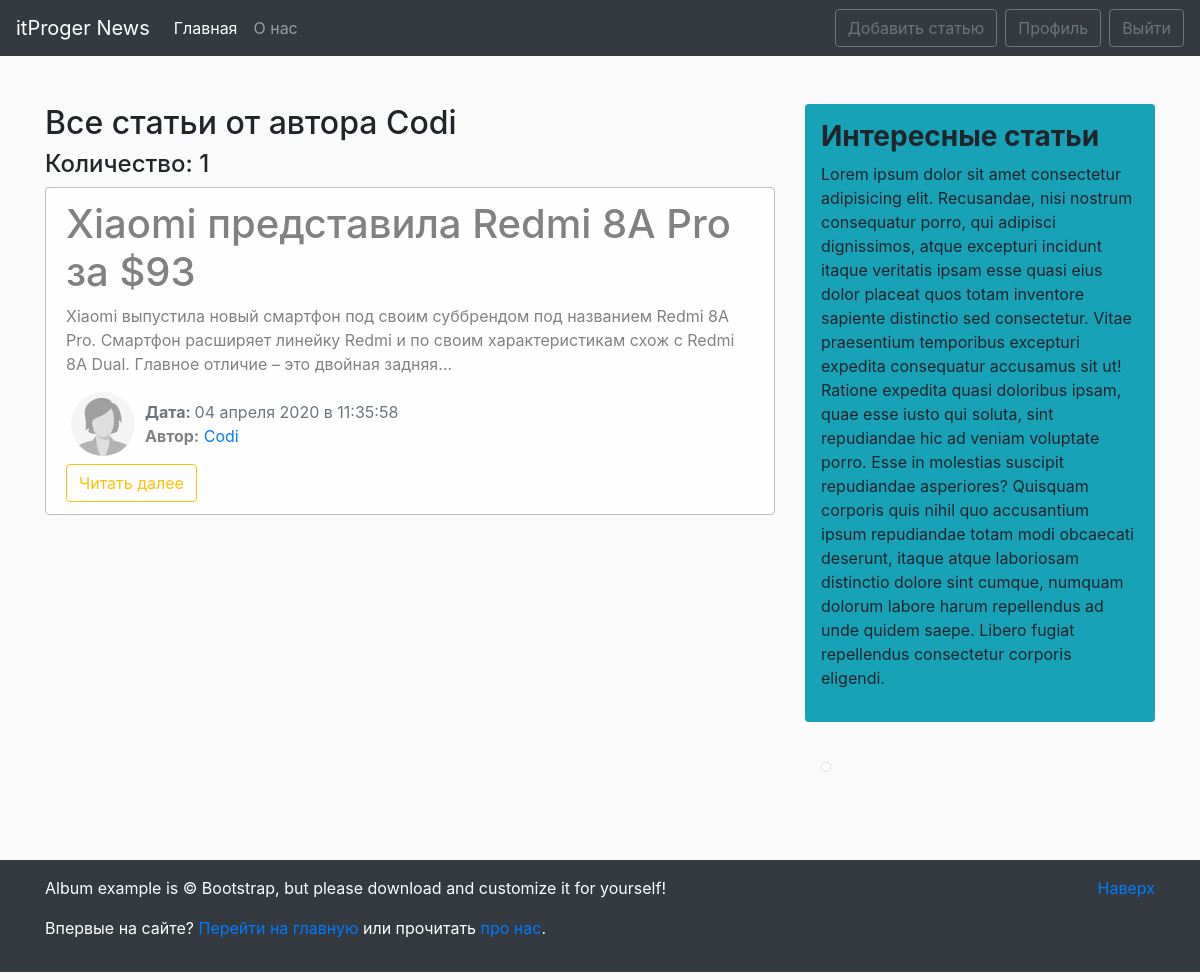
Screenshot of /user/Codi/ (signed in) with the database file from the repository.
### blog/models.py (models this page shows, shortened)
class News(models.Model):
    title = models.CharField(max_length=100)
    text = models.TextField()
    date = models.DateTimeField(default=timezone.now)
    author = models.ForeignKey(User, on_delete=models.CASCADE)

### blog/views.py (the view)
# urls.py: path('user/<str:username>/', views.UserAllNewsView.as_view(), name="user-news"),
class UserAllNewsView(ListView):
    model = News
    template_name = 'blog/user_news.html'
    context_object_name = 'news'
    paginate_by = 5             #количество статей на странице
    def get_queryset(self):
        user = get_object_or_404(User, username=self.kwargs.get('username'))
        return News.objects.filter(author=user).order_by('-date')
    def get_context_data(self, **kwards):
        ctx = super(UserAllNewsView, self).get_context_data(**kwards)
        ctx['title'] = f'Все статьи от пользователя {self.kwargs.get("username")}'
        return ctx

### blog/templates/blog/user_news.html (shortened to what this page needs)
{% extends 'blog/main.html' %}
{% block main_section %}
    <h2>Все статьи от автора {{ view.kwargs.username }}</h2>
    <h4>Количество: {{ page_obj.paginator.count }}</h4>
    {% for post in news %}
        <div class="alert alert-light">
            <h1>{{ post.title }}</h1>
            <p>{{ post.text|striptags|truncatechars:200 }}</p>
            <div class="row">
                <div>
                    {% if post.author.profile.img %}
                        <img src="{{ post.author.profile.img.url }}" alt="{{ post.author }}" class="user_image">
                    {% else %}
                        <img src="/pictures/default.jpg" alt="{{ post.author }}" class="user_image">
                    {% endif %}
                </div>
                <div class="mt-2">
                    <span class="text-muted"><b>Дата: </b>{{ post.date|date:"d E Y в H:i:s" }}</span>
                    <p><b>Автор:</b> <a href="{% url 'user-news' post.author %}">{{ post.author }}</a></p>
                </div>
            </div>
            <a href="{% url 'news-detail' post.id %}" class="btn btn-outline-warning">Читать далее</a>
        </div>
    {% endfor %}
{% endblock main_section %}

### blog/static/blog/main.css (style rules this page uses)
body { background-color: #fafafa; }
.alert-light { border-color: #bfbfbf; }
.user_image { width: 64px; height: 64px; border-radius: 50%; margin-right: 10px; margin-left: 20px; }
img { max-width: 100%!important; }

### rows the page displays
News: title "Xiaomi представила Redmi 8А Pro за $93", text "Xiaomi выпустила новый смартфон под своим суббрендом под названием Redmi 8A Pro. Смартфон расширяет линейку Redmi и по своим характеристикам схож с Redmi 8A Dual. Главное отличие – это двойная задняя…", date "04 апреля 2020 в 11:35:58", author "Codi"

### other values shown
{{ view.kwargs.username }} "Codi"
{{ page_obj.paginator.count }} "1"
